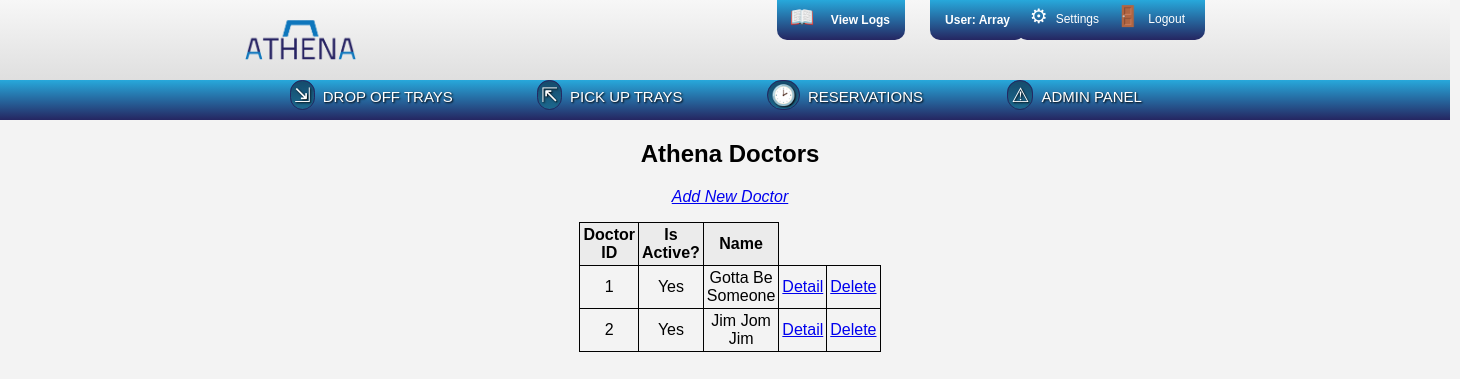
/www/doctors/doctors.php (signed in), run on the app's committed database.
### tables this page shows
create table if not exists doctors 
( doc_id    int(10)      not null auto_increment,
  active    int(1)       not null default '1',
  name      varchar(255) not null,
  unique index (name),
  primary key (doc_id)
);

### www/utils/dbConnector.php (called while the page is built, shortened)
<?php
	class dbConnector implements dbConnectInfo {
		protected static $server = dbConnectInfo::HOST;
		protected static $db = dbConnectInfo::DBNAME;
		protected static $user = dbConnectInfo::USER;
		protected static $pass = dbConnectInfo::PW;
		public function doConnect() {
			$hookup = mysqli_connect(self::$server, self::$user, self::$pass, self::$db);
			return $hookup;
		}
	}
?>

### www/utils/dbWorker.php (called while the page is built, shortened)
<?php
	require_once("dbConnector.php");
	class dbWorker extends dbConnector {
		private $connection;
		public function __construct() {
			$this->connection = $this->doConnect();
		}
		public function query($sql) {
			return mysqli_query($this->connection, $sql);
		}
	}
?>

### www/doctors/doctors.php (the view, shortened to what this page needs)
<?php
	require_once "includes.php";
	$worker = new dbWorker();
	echo "<div class='adminTable'>";
	echo "<h2>Athena Doctors</h2>";
	echo "<em><a href='addNewDoctor.php'>Add New Doctor</a></em>";
	$sql = "SELECT * FROM doctors";
	if($result = $worker->query($sql)) {
		$table = "<table>" .
		"<tr><th>Doctor ID</th><th>Is Active?</th><th>Name</th></tr>";
		while($row = mysqli_fetch_assoc($result)) {
			extract($row);
			$isActive = ($active == 1) ? "Yes" : "No";
			$table .= ("<tr><td>$doc_id</td><td>$isActive</td><td>$name</td>" .
			"<td><a href='doctorDetail.php?did=$doc_id'>Detail</a></td><td><a href='deleteDoctor.php?did=$doc_id'>Delete</a></td>");
		}
		$table .= "</table>";
		echo "<p>$table</p>";
		echo "</div>";
	} else {
		echo "Error connecting to database.";
	}
?>

### www/styles.css (style rules this page uses)
* { background: none repeat scroll 0% 0% transparent; }
body { font-family: helvetica, sans-serif; margin: 0; background: #f3f3f3; overflow-x:hidden; }
.main table, .main th, .main td { margin-top: 10px; margin-bottom: 10px; padding: 3px; max-width: 400px; word-wrap: break-word; border-collapse: collapse; }
.adminTable th, .adminTable td { border: 1px solid black; margin-top: 10px; margin-bottom: 10px; padding: 3px; max-width: 400px; word-wrap: break-word; border-collapse: collapse; }
.adminTable th { background: #EBEBEB; max-width: 500px; }
.main table { width: 300px; margin-left: auto; margin-right: auto; }
.main div { margin-left: auto; margin-right: auto; }

### data on the page
doctors: doc_id "1", active "Yes", name "Gotta Be Someone"
doctors: doc_id "2", active "Yes", name "Jim Jom Jim"

### other printed values
$userStr "Array"
